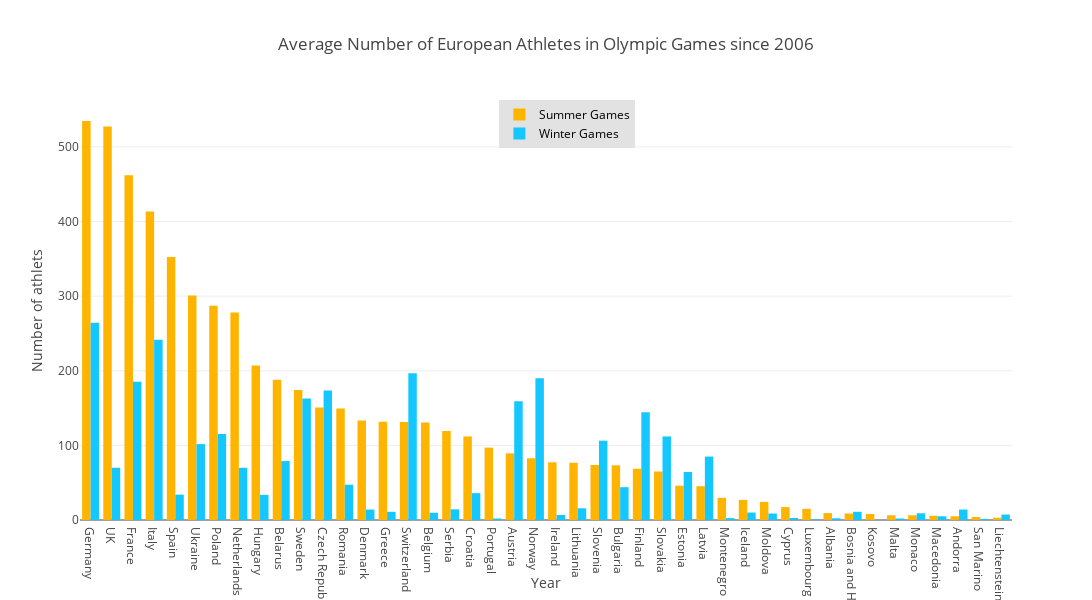

This figure's notebook cell:
### Code cell
init_notebook_mode(connected=True)

traceS = go.Bar(x = df_Summer.index, y = round(df_Summer,1) ,name="Summer Games",
                marker=dict(color='rgb(270,180,0)',opacity=1,))

traceW = go.Bar(x = df_Winter.index ,y = round(df_Winter,1),name="Winter Games",
                marker=dict(color='rgb(20,200,255)'))

layout = dict(title = 'Average Number of European Athletes in Olympic Games since 2006',height=600, width=1300, 
          xaxis = dict(title = 'Year', showticklabels=True), 
          yaxis = dict(title = 'Number of athlets'),
          legend=dict(x=0.45,y=1, traceorder='normal',font=dict(color='#000'), bgcolor='#E2E2E2'))

fig = dict(data= [traceS, traceW], layout=layout)
iplot(fig, filename='Number_athletes_olympiads')

### Figure 1 — Plotly figure (JSON) as saved in the notebook; plotly's stock layout.template omitted (floating-point values rounded to 4 significant figures)
{"data": [{"marker": {"color": "rgb(270,180,0)", "opacity": 1}, "name": "Summer Games", "type": "bar", "uid": "b583a70c-f03b-11e8-be83-6a00023e0920", "x": ["Germany", "UK", "France", "Italy", "Spain", "Ukraine", "Poland", "Netherlands", "Hungary", "Belarus", "Sweden", "Czech Republic", "Romania", "Denmark", "Greece", "Switzerland", "Belgium", "Serbia", "Croatia", "Portugal", "Austria", "Norway", "Ireland", "Lithuania", "Slovenia", "Bulgaria", "Finland", "Slovakia", "Estonia", "Latvia", "Montenegro", "Iceland", "Moldova", "Cyprus", "Luxembourg", "Albania", "Bosnia and Herzegovina", "Kosovo", "Malta", "Monaco", "Macedonia", "Andorra", "San Marino", "Liechtenstein"], "y": [534.7, 527.3, 462, 413.3, 352.3, 301, 287, 278, 207, 188, 174.3, 150.7, 149.3, 133.3, 131.7, 131.3, 130.7, 119.3, 112, 97, 89.3, 82.7, 77.3, 76.7, 73.7, 73.3, 68.7, 65, 46, 45.3, 29.7, 27, 24.3, 17.3, 15, 9.3, 8.7, 8, 6.3, 6.3, 5.7, 5, 4, 3]}, {"marker": {"color": "rgb(20,200,255)"}, "name": "Winter Games", "type": "bar", "uid": "b583a9e8-f03b-11e8-8192-6a00023e0920", "x": ["Albania", "Andorra", "Austria", "Belarus", "Belgium", "Bosnia and Herzegovina", "Bulgaria", "Croatia", "Cyprus", "Czech Republic", "Denmark", "Estonia", "Finland", "France", "Germany", "Greece", "Hungary", "Iceland", "Ireland", "Italy", "Latvia", "Liechtenstein", "Lithuania", "Luxembourg", "Macedonia", "Malta", "Moldova", "Monaco", "Montenegro", "Netherlands", "Norway", "Poland", "Portugal", "Romania", "San Marino", "Serbia", "Slovakia", "Slovenia", "Spain", "Sweden", "Switzerland", "UK", "Ukraine"], "y": [2.3, 14, 159, 79, 9.7, 11, 44, 36, 2.7, 173.7, 14, 64.3, 144.3, 185.3, 264.3, 11, 33.7, 10, 6.7, 241.7, 85, 7.3, 15.7, 1, 5, 2, 8.7, 9, 2.5, 70, 190, 115.3, 2, 47.3, 1.3, 14.3, 112, 106.3, 34, 162.7, 196.7, 70, 101.7]}], "layout": {"height": 600, "legend": {"bgcolor": "#E2E2E2", "font": {"color": "#000"}, "traceorder": "normal", "x": 0.45, "y": 1}, "title": "Average Number of European Athletes in Olympic Games since 2006", "width": 1300, "xaxis": {"showticklabels": true, "title": "Year"}, "yaxis": {"title": "Number of athlets"}}}
